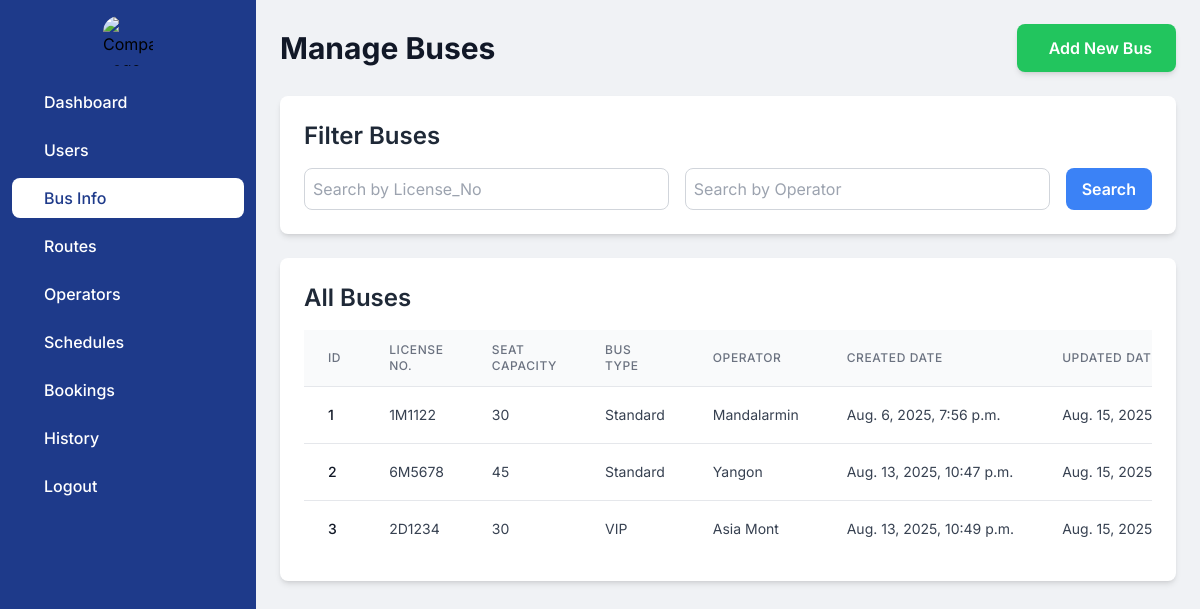
Before: /admindashboard/bus_home/ with the older database file.
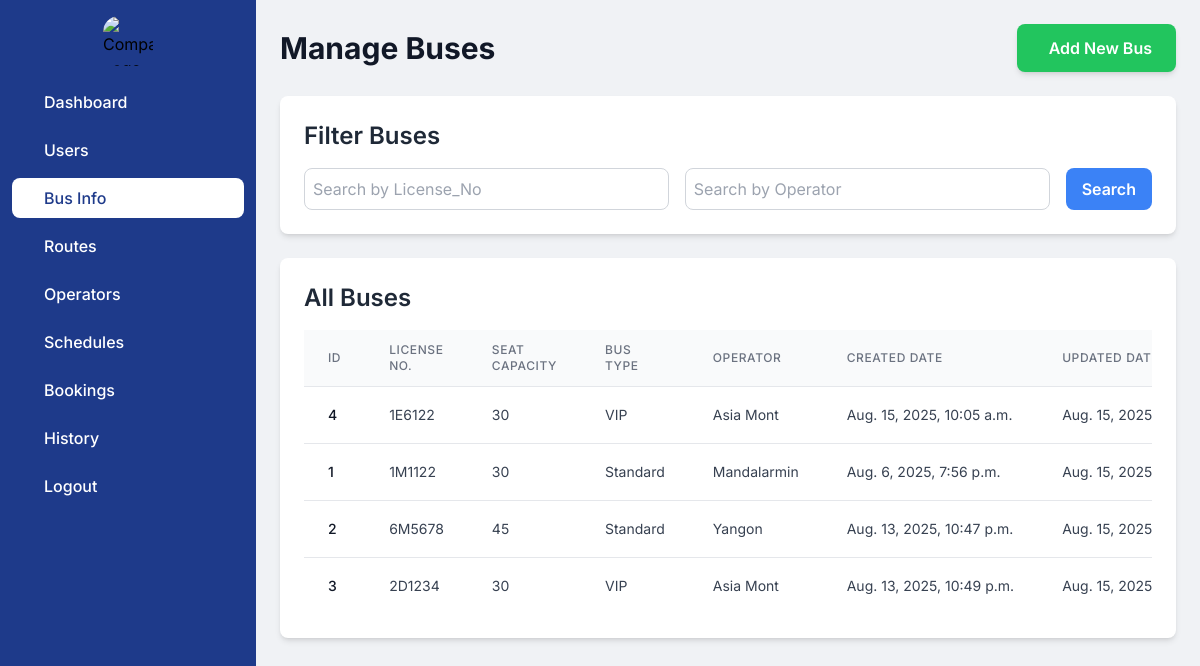
After: the same page with the newer database file.
### myapp/models.py (models this page shows, shortened)
class Bus(models.Model):
    BUS_TYPES = [
        ('Standard' , 'Standard'),
        ('VIP' , 'VIP')
    ]
    license_no = models.CharField(max_length=15,default='')
    seat_capacity = models.IntegerField(default=30)
    bus_type = models.CharField(max_length = 10,choices=BUS_TYPES)
    del_flag = models.IntegerField(default=0)
    created_date = models.DateTimeField(auto_now_add=True)
    updated_date = models.DateTimeField(auto_now=True)
    operator = models.ForeignKey(Operator,on_delete=models.CASCADE)
    class Meta:
        verbose_name_plural = "List of Buses"

class Operator(models.Model):
    operator_name = models.CharField(max_length=50,default='')
    del_flag = models.IntegerField(default=0)
    created_date = models.DateTimeField(auto_now_add=True)
    updated_date = models.DateTimeField(auto_now=True)

### myapp/views.py (the view)
# urls.py: path('admindashboard/bus_home/',views.bus_home,name='bus_home'),
def bus_home(request):
    license_query = request.GET.get('license_no', '')
    operator_query = request.GET.get('operator', '')
    buses = Bus.objects.all()
    if license_query:
        buses = buses.filter(Q(license_no__icontains=license_query))
    if operator_query:
        try:
            operator = Operator.objects.get(operator_name__icontains=operator_query)
            buses = buses.filter(Q(operator=operator))
        except Operator.DoesNotExist:
            buses = buses.none()
    buses = buses.order_by('-updated_date')
    operators = Operator.objects.all()
    context = {
        'buses': buses,
        'operators': operators,
        'license_query': license_query,
        'operator_query': operator_query,
    }
    return render(request, 'admin/bus_home.html', context)

### myapp/context_processors.py (called while the page is built)
def route_choices(request):
    origins = Route.objects.values_list('origin', flat=True).distinct()
    destinations = Route.objects.values_list('destination', flat=True).distinct()
    return {
        'origins': origins,
        'destinations': destinations
    }

### templates/admin/bus_home.html (shortened to what the changed rows need)
<!DOCTYPE html>
<html lang="en">
<head>
    <script src="https://cdn.tailwindcss.com"></script>
</head>
<body class="flex flex-col md:flex-row h-screen">
    <div class="flex-grow p-4 md:p-6 overflow-y-auto md:ml-64">
        <div class="flex flex-col md:flex-row md:items-center md:justify-between mb-6">
            <h1 class="text-2xl md:text-3xl font-bold text-gray-900 mb-4 md:mb-0">Manage Buses</h1>
        </div>
        <div class="bg-white rounded-lg shadow-md p-4 md:p-6 mb-6">
            <h2 class="text-xl md:text-2xl font-semibold text-gray-800 mb-4">Filter Buses</h2>
        </div>
        <div class="bg-white rounded-lg shadow-md p-4 md:p-6 mb-6">
            <h2 class="text-xl md:text-2xl font-semibold text-gray-800 mb-4">All Buses</h2>
            <div class="overflow-x-auto">
                <table class="min-w-full divide-y divide-gray-200">
                    <thead class="bg-gray-50">
                        <tr>
                            <th scope="col" class="px-3 md:px-6 py-3 text-left text-xs font-medium text-gray-500 uppercase tracking-wider">ID</th>
                            <th scope="col" class="px-3 md:px-6 py-3 text-left text-xs font-medium text-gray-500 uppercase tracking-wider">License No.</th>
                            <th scope="col" class="px-3 md:px-6 py-3 text-left text-xs font-medium text-gray-500 uppercase tracking-wider">Seat Capacity</th>
                            <th scope="col" class="px-3 md:px-6 py-3 text-left text-xs font-medium text-gray-500 uppercase tracking-wider">Bus Type</th>
                            <th scope="col" class="px-3 md:px-6 py-3 text-left text-xs font-medium text-gray-500 uppercase tracking-wider">Operator</th>
                            <th scope="col" class="px-3 md:px-6 py-3 text-left text-xs font-medium text-gray-500 uppercase tracking-wider">Created Date</th>
                            <th scope="col" class="px-3 md:px-6 py-3 text-left text-xs font-medium text-gray-500 uppercase tracking-wider">Updated Date</th>
                        </tr>
                    </thead>
                    <tbody class="bg-white divide-y divide-gray-200">
                        {% if buses %}
                            {% for bus in buses %}
                            <tr>
                                <td class="px-3 md:px-6 py-4 whitespace-nowrap text-sm font-medium text-gray-900">{{ bus.id }}</td>
                                <td class="px-3 md:px-6 py-4 whitespace-nowrap text-sm text-gray-700">{{ bus.license_no }}</td>
                                <td class="px-3 md:px-6 py-4 whitespace-nowrap text-sm text-gray-700">{{ bus.seat_capacity }}</td>
                                <td class="px-3 md:px-6 py-4 whitespace-nowrap text-sm text-gray-700">{{ bus.bus_type }}</td>
                                <td class="px-3 md:px-6 py-4 whitespace-nowrap text-sm text-gray-700">{{ bus.operator.operator_name }}</td>
                                <td class="px-3 md:px-6 py-4 whitespace-nowrap text-sm text-gray-700">{{ bus.created_date }}</td>
                                <td class="px-3 md:px-6 py-4 whitespace-nowrap text-sm text-gray-700">{{ bus.updated_date }}</td>
                            </tr>
                            {% endfor %}
                        {% else %}
                            <tr><td colspan="9" class="px-3 md:px-6 py-4 text-center text-gray-500">No buses found.</td></tr>
                        {% endif %}
                    </tbody>
                </table>
            </div>
        </div>
    </div>
</body>
</html>

Changed rows visible on the page:
added Bus: id "4", license_no "1E6122", seat_capacity "30", bus_type "VIP", operator.operator_name "Asia Mont", created_date "Aug. 15, 2025, 10:05 a.m.", updated_date "Aug. 15,…"
